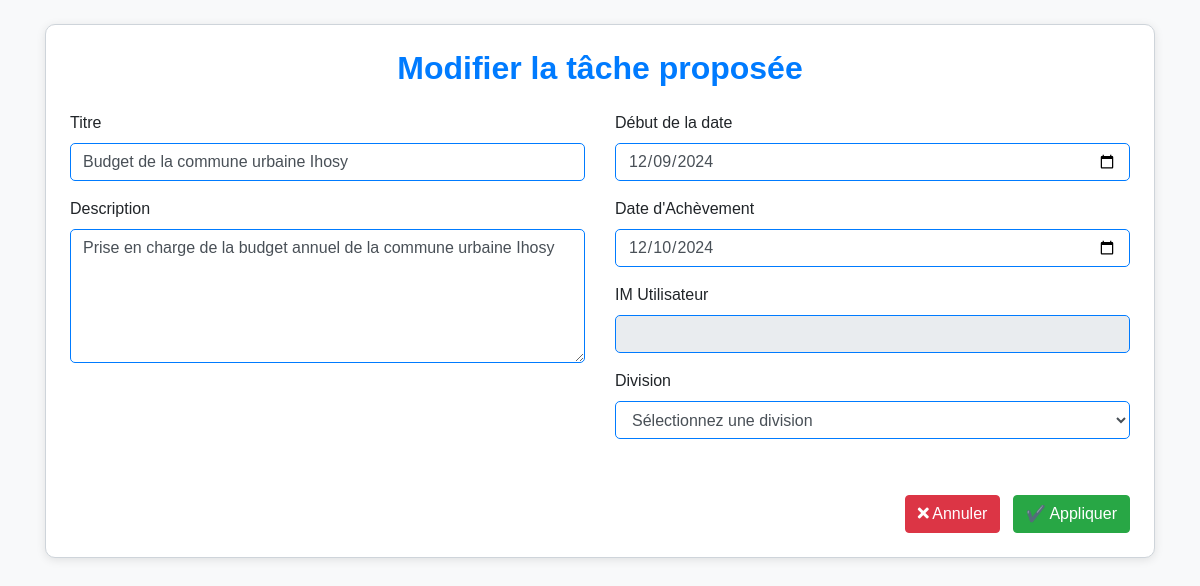
The app's page /templetes/modif_propose_taches.php?id=47 with its own data.
### tables this page shows
CREATE TABLE IF NOT EXISTS `tasks` (
  `id` int NOT NULL AUTO_INCREMENT,
  `title` varchar(100) NOT NULL,
  `description` text NOT NULL,
  `date_debut` date DEFAULT NULL COMMENT 'Date de début de la tâche',
  `date_fin` date DEFAULT NULL COMMENT 'Date de fin de la tâche',
  `status` enum('proposee','envoyee','compiled','validee','terminee') DEFAULT 'proposee',
  `etat` enum('Non démarrée','En cours','Non terminée','Terminée') DEFAULT 'Non démarrée',
  `assigned_to` varchar(50) DEFAULT NULL,
  `duree` int DEFAULT NULL COMMENT 'Durée en jours',
  `periode_activite` varchar(20) DEFAULT NULL COMMENT 'T1, T2, T3, T4',
  `valeurs_cibles` json DEFAULT NULL COMMENT 'Valeurs par trimestre ou KPI',
  `created_at` timestamp NULL DEFAULT CURRENT_TIMESTAMP,
  `updated_at` timestamp NULL DEFAULT CURRENT_TIMESTAMP ON UPDATE CURRENT_TIMESTAMP,
  `notification_seen` tinyint(1) DEFAULT '0',
  `notification_seen_proposed` tinyint(1) DEFAULT '0',
  `notification_seen_completed` tinyint(1) DEFAULT '0',
  `notification_seen_validated` tinyint(1) DEFAULT '0',
  PRIMARY KEY (`id`),
  KEY `assigned_to` (`assigned_to`)
);

### templetes/modif_propose_taches.php (the view, shortened to what this page needs)
<?php
require '../includes/db_connect.php';
$id = $_GET['id'] ?? '';
$query = "SELECT * FROM tasks WHERE id = ?";
$stmt = $conn->prepare($query);
$stmt->bind_param("i", $id);
$stmt->execute();
$result = $stmt->get_result();
$tache = $result->fetch_assoc();
?>
<!DOCTYPE html>
<html lang="fr">
<head>
    <link rel="stylesheet" href="https://cdnjs.cloudflare.com/ajax/libs/font-awesome/5.15.4/css/all.min.css">
    <link rel="stylesheet" href="https://maxcdn.bootstrapcdn.com/bootstrap/4.5.2/css/bootstrap.min.css">
</head>
<body>
<div class="container mt-4">
    <div class="form-container p-4">
        <h2 class="text-center mb-4">Modifier la tâche proposée</h2>
        <form method="POST">
            <div class="row">
                <div class="col-md-6 mb-3">
                    <div class="form-group">
                        <label for="taskTitle">Titre</label>
                        <input type="text" class="form-control" id="Title" name="Title" value="<?php echo htmlspecialchars($tache['title']); ?>" required>
                    </div>
                    <div class="form-group">
                        <label for="taskDescription">Description</label>
                        <textarea class="form-control" id="description" name="description" rows="5" required><?php echo htmlspecialchars($tache['description']); ?></textarea>
                    </div>
                </div>
                <div class="col-md-6 mb-3">
                    <div class="form-group">
                        <label for="taskDeadline">Début de la date</label>
                        <input type="date" class="form-control" id="date_debut" name="date_debut" value="<?php echo $tache['date_debut']; ?>" required>
                    </div>
                    <div class="form-group">
                        <label for="taskCompletionDate">Date d'Achèvement</label>
                        <input type="date" class="form-control" id="date_fin" name="date_fin" value="<?php echo $tache['date_fin']; ?>" required>
                    </div>
                    <div class="form-group">
                        <label for="userIM">IM Utilisateur</label>
                        <input type="text" class="form-control" id="IM" value="<?php echo $_SESSION['IM'] ?? ''; ?>" readonly>
                    </div>
                    <div class="form-group">
                        <label for="division">Division</label>
                        <select class="form-control" id="division" name="division" required>
                            <option value="">Sélectionnez une division</option>
                        </select>
                    </div>
                </div>
            </div>
            <div class="text-right mt-4">
                <a href="tache_propose.php" class="btn btn-danger ml-4">
                    <i class="fas fa-times"></i> Annuler
                </a>
                <button type="submit" class="btn btn-success ml-2">
                    ✔️ Appliquer
                </button>
            </div>
        </form>
    </div>
</div>
</body>
</html>

### templetes/modif_propose_taches.php (style rules this page uses)
body { font-family: 'Arial', sans-serif; background-color: #f8f9fa; }
.form-container { background-color: #ffffff; border: 1px solid #ced4da; border-radius: 10px; box-shadow: 0 2px 10px rgba(0, 0, 0, 0.1); }
h2 { color: #007bff; font-weight: 600; }
.form-control { border: 1px solid #007bff; border-radius: 5px; }

### records on screen
tasks: Title "Budget de la commune urbaine Ihosy", description "Prise en charge de la budget annuel de la commune urbaine Ihosy", date_debut "12/09/2024", date_fin "12/10/2024"
